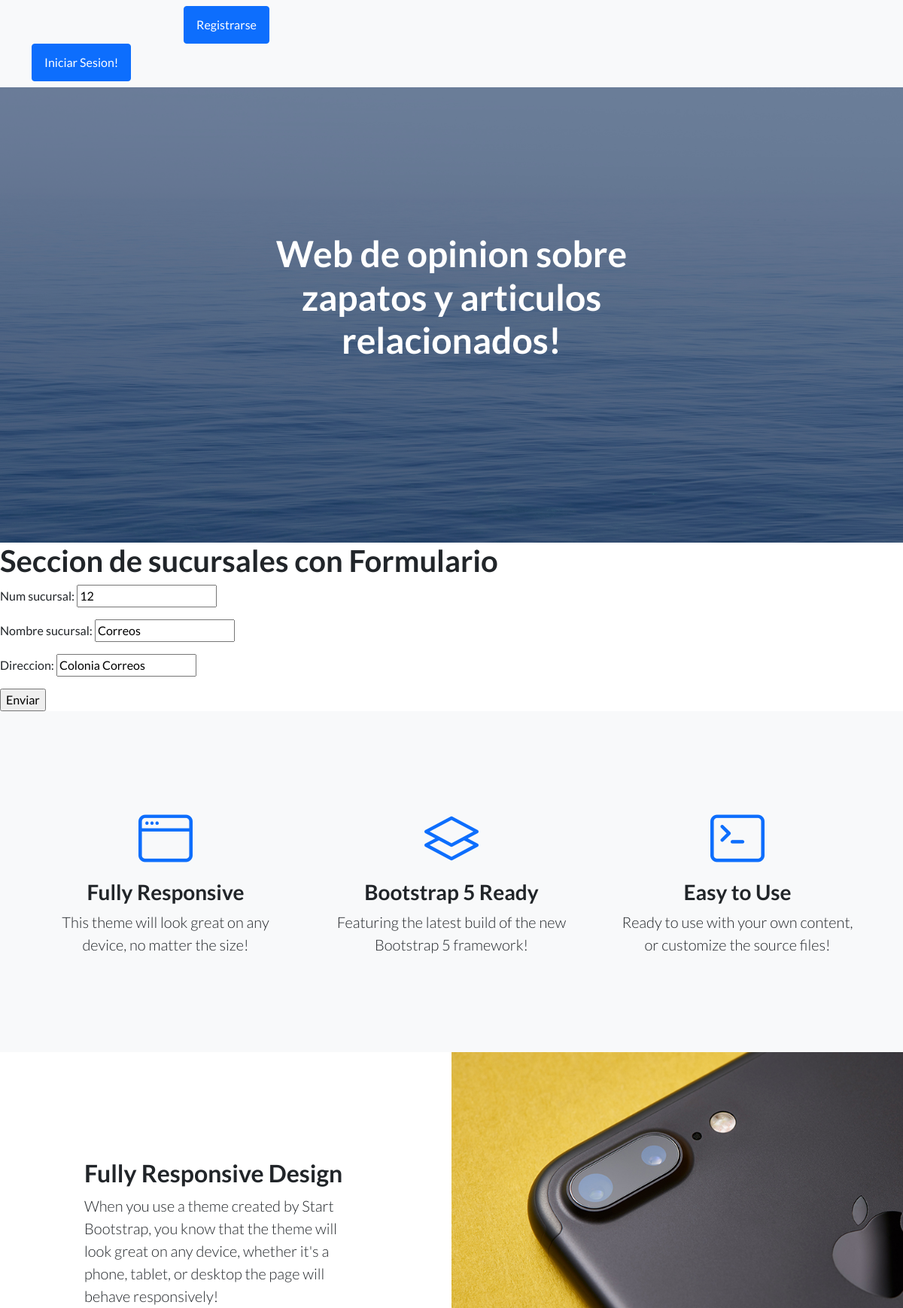
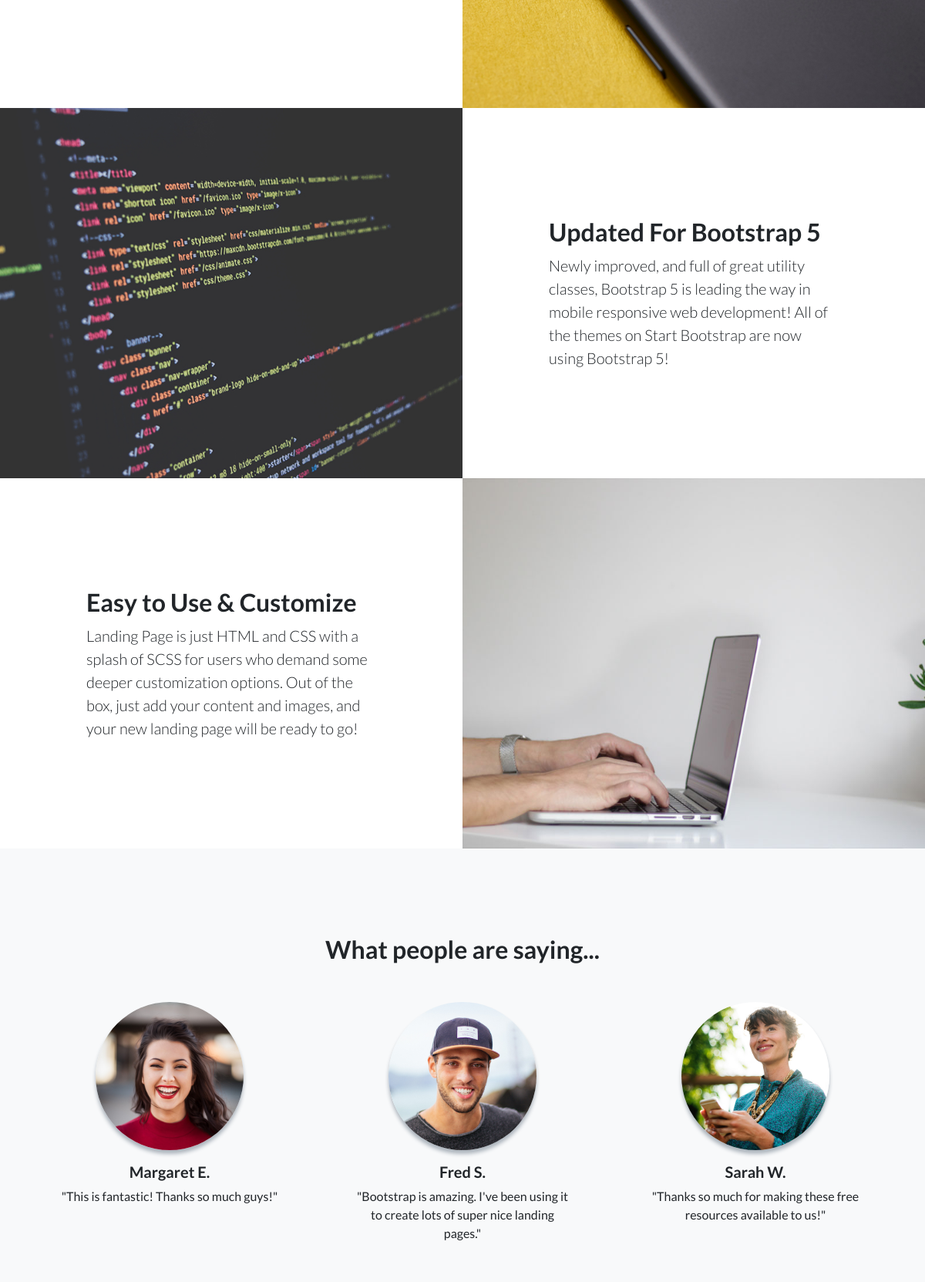
The page /app-zap/edita-sucursal/1 (upper part) on the database its author committed (2 pictures, top to bottom).
### App_zap/models.py (models this page shows, shortened)
class Sucursales(models.Model):
    num_Sucursal = models.IntegerField()
    nombre_sucursal = models.CharField(max_length=50)
    direccion = models.CharField(max_length=50)

### App_zap/views.py (the view)
# urls.py: path('edita-sucursal/<int:id>',editar_sucursal, name="editarSucursal"),
def editar_sucursal(request, id):
    sucursal = Sucursales.objects.get(id = id)
    if request.method == 'POST':
        miFormulario = SucursalFormulario(request.POST)
        if miFormulario.is_valid():
            data = miFormulario.cleaned_data
            sucursal.num_Sucursal = data["num_Sucursal"]
            sucursal.nombre_sucursal = data["nombre_sucursal"]
            sucursal.direccion = data["direccion"]
            sucursal.save()
            return render(request, 'inicio.html')
    else:
        miFormulario = SucursalFormulario(initial={
            "num_Sucursal": sucursal.num_Sucursal,
            "nombre_sucursal": sucursal.nombre_sucursal,
            "direccion": sucursal.direccion,
        })
    return render(request, "editarFormulario.html", {"miFormulario": miFormulario, "id": sucursal.id})

### App_zap/forms.py
class SucursalFormulario(forms.Form):
    num_Sucursal = forms.IntegerField()
    nombre_sucursal = forms.CharField(max_length=50)
    direccion = forms.CharField(max_length=50)

### App_zap/templates/editarFormulario.html
{% extends 'padre.html' %}
{% load static %}
{% block bloqueQueCambia %}
    <h1>Seccion de sucursales con Formulario</h1>
    <form action="{% url 'editarSucursal' id %}" method = "POST">{% csrf_token %}
        {{miFormulario.as_p}}
        <input type="submit" value="Enviar">
    </form>
{% endblock bloqueQueCambia %}

### rows shown on the page
Sucursales: num_Sucursal "12", nombre_sucursal "Correos", direccion "Colonia Correos"
